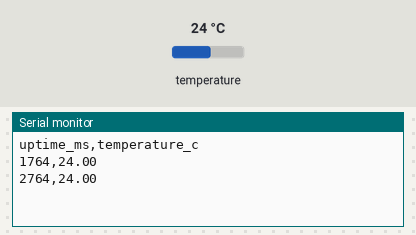
Simulated run of this sketch. Board: Arduino Uno, built with avr-gcc and run on an emulated ATmega328P. Shown: the last lines printed to the serial monitor. The test bench sets the inputs (shaded band); at power-on: temperature 24 °C.

Above: at 3.5 s.
3.6 s: temperature set to 12 °C
At 4.6 s:
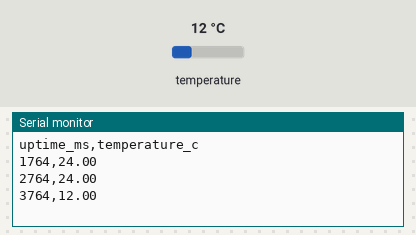
5.1 s: temperature set to 19 °C
At 6.1 s:
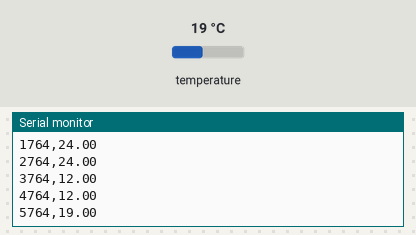
Timing chart, 0 to 8.1 s (numbered marks = the images above; inputs shaded):
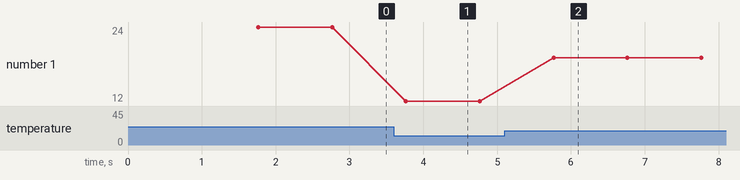

The sketch:

firmware.ino
```cpp
#include <OneWire.h>
#include <DallasTemperature.h>

const byte SENSOR_PIN = 2;
const unsigned long READ_INTERVAL_MS = 1000;

OneWire oneWire(SENSOR_PIN);
DallasTemperature sensor(&oneWire);

unsigned long lastReadingTime = 0;

void setup() {
  Serial.begin(9600);
  sensor.begin();
  sensor.setResolution(12);

  Serial.println("uptime_ms,temperature_c");
}

void loop() {
  unsigned long now = millis();

  if (now - lastReadingTime < READ_INTERVAL_MS) {
    return;
  }
  lastReadingTime = now;

  sensor.requestTemperatures();
  float temperatureC = sensor.getTempCByIndex(0);

  if (temperatureC == DEVICE_DISCONNECTED_C) {
    Serial.println("# Sensor missing or read failed");
    return;
  }

  Serial.print(millis());
  Serial.print(',');
  Serial.println(temperatureC, 2);
}
```

Measured:
- after the input at 3.6 s, the serial monitor: prints a new line after 0.16 s (image 1)
- after the input at 5.1 s, the serial monitor: prints a new line after 0.66 s (image 2)
- plotted number 1: 24 → 12 after the input at 3.6 s, 12 → 19 after the input at 5.1 s
